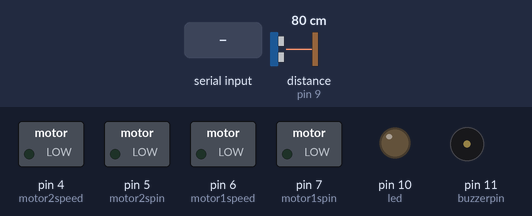
Simulated run of this sketch. Board: Arduino Uno, built with avr-gcc and run on an emulated ATmega328P. Shown: switched loads named in the sketch (green lamp = pin HIGH), output pins drawn as LEDs (lit = HIGH), buzzer (waves = sounding, pin HIGH). Wiring (inferred from the names in the program): ultrasonic range finder: trigger pin 8; echo pin 9. The test bench sets the inputs (shaded band); at power-on: distance to the obstacle (sensor on pin 9) 80 cm. The echo pulse lasts 58.3 µs per cm; pins used as bus, display or sensor lines are not drawn.

Above: at 1.2 s.
1.3 s: distance to the obstacle (sensor on pin 9) set to 2 cm
At 2.5 s:
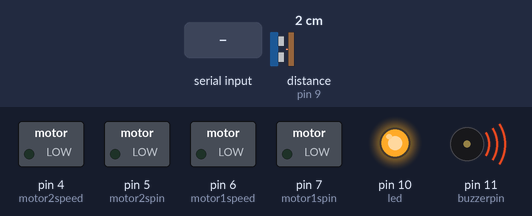
2.8 s: "1" received over Serial
At 3.9 s:
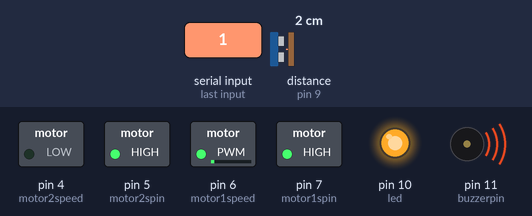
4.3 s: "2" received over Serial
At 5.0 s:
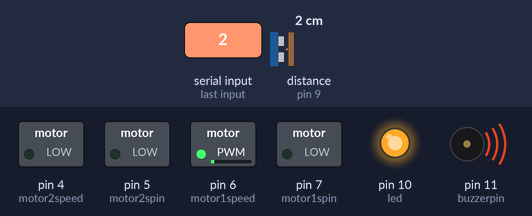
5.8 s: distance to the obstacle (sensor on pin 9) set to 18 cm
At 6.2 s:
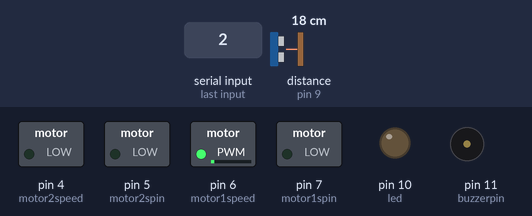
7.3 s: "3" received over Serial
At 8.5 s:
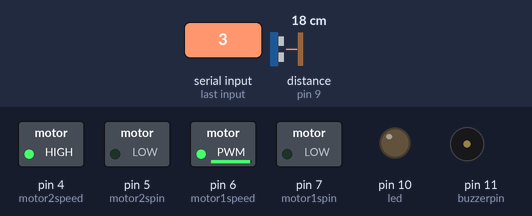
8.8 s: "7" received over Serial
At 9.7 s:
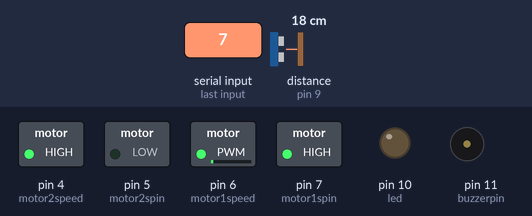
Timing chart, 0 to 11.3 s (numbered marks = the images above; inputs shaded):
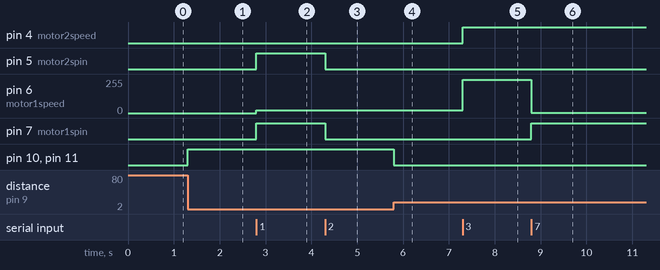

Measured:
- after the input at 1.3 s, pin 10 (led), pin 11 (buzzerpin): LOW → HIGH at once
- after the input at 2.8 s, pin 5 (motor2spin), pin 7 (motor1spin): LOW → HIGH at once; pin 6 (motor1speed): 0/255 → 20/255 at once
- after the input at 4.3 s, pin 5 (motor2spin), pin 7 (motor1spin): HIGH → LOW at once
- after the input at 5.8 s, pin 10 (led), pin 11 (buzzerpin): HIGH → LOW at once
- after the input at 7.3 s, pin 4 (motor2speed): LOW → HIGH at once; pin 6 (motor1speed): 20/255 → 250/255 at once
- after the input at 8.8 s, pin 6 (motor1speed): 250/255 → 1/255 at once; pin 7 (motor1spin): LOW → HIGH at once

The sketch:

smart_car_no_ultra_final.ino
```cpp
int motor1spin=7;
int motor1speed=6;
int motor2spin=5;
int motor2speed=4;
int buzzerpin=11;
int led=10;

#define trigPin 8
#define echoPin 9
char choice;
void setup(){
  pinMode(motor1spin,OUTPUT);
  pinMode(motor1speed,OUTPUT);
  pinMode(motor2spin,OUTPUT);
  pinMode(motor2speed,OUTPUT);
  pinMode(trigPin,OUTPUT);
  pinMode(echoPin,INPUT);
  pinMode(buzzerpin,OUTPUT);
  pinMode(led,OUTPUT);
  Serial.begin(9600);
  }
void loop () {
  long duration , distance;
  digitalWrite(trigPin,LOW);
  delayMicroseconds(2);
  digitalWrite(trigPin,HIGH);
  delayMicroseconds(10);
  digitalWrite(trigPin,LOW);
 duration = pulseIn(echoPin, HIGH);
 distance = (duration/2)/29.1;
 if (distance < 15)
{

// This is where the LED On/Off happens

digitalWrite(buzzerpin,HIGH);
digitalWrite(led,HIGH);
}

 else {

digitalWrite(buzzerpin,LOW);
digitalWrite(led,LOW);
}
  if(Serial.available()) {
  choice = Serial.read();
  if(choice == '1') {

    if(!distance<=5) {

        digitalWrite(motor1spin,HIGH);
    analogWrite(motor1speed,20);
  digitalWrite(motor2spin,HIGH);
  analogWrite(motor2speed,20);
    }
  }
  if(choice == '2') {
    digitalWrite(motor1spin,LOW);
    digitalWrite(motor2spin,LOW);
  }

    if(choice =='3') {
      digitalWrite(motor1spin,LOW);
     analogWrite(motor1speed,250);
     digitalWrite(motor2spin,LOW);
     analogWrite(motor2speed,220);
    }

    if(choice == '4') {
      digitalWrite(motor1spin,LOW);
      analogWrite(motor1speed,0);
      digitalWrite(motor2spin,LOW);
      analogWrite(motor2speed,0);

    }

    if(choice == '7') {
      digitalWrite(motor1spin,HIGH);
      analogWrite(motor1speed,1);
      digitalWrite(motor2spin,LOW);
      analogWrite(motor2speed,220);
    }

    if(choice == '8') {
      digitalWrite(motor1spin,LOW);
      analogWrite(motor1speed,0);
      digitalWrite(motor2spin,LOW);
      analogWrite(motor2speed,0);
  }

    if(choice == '5') {
      digitalWrite(motor1spin,LOW);
      analogWrite(motor1speed,255);
      digitalWrite(motor2spin,HIGH);
      analogWrite(motor2speed,1);
    }

    if(choice == '6') {
      digitalWrite(motor1spin,LOW);
      analogWrite(motor1speed,0);
      digitalWrite(motor2spin,LOW);
      analogWrite(motor2speed,0);
    }
 }
}
```
